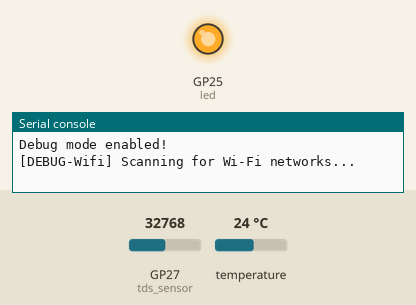
This program was run on a simulated Raspberry Pi Pico running MicroPython. On the bench: output pins drawn as LEDs (lit = HIGH), the last lines printed to the serial console. The inputs (shaded band) are chosen by the test bench; at power-on: GP27 (tds_sensor) = 32768, temperature 24 °C (analog values on the 0–65535 scale). WiFi joins after 1.5 s; no MQTT or app messages arrive unless stated; a WiFi scan finds one network, HomeNet; the clock reads 2024-03-15 10:24:30 at power-on unless the program sets it; library files of the repository ran but are not shown: mqtt.py, secrets.py.

Above: at 0.7 s.
At 3.33 s:
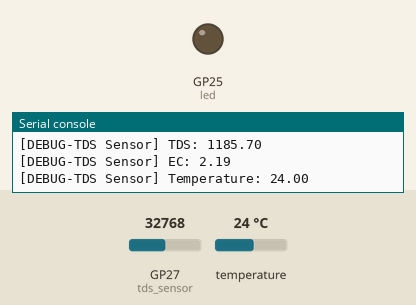
Timing chart, 0 to 42.2 s (numbered marks = the images above):
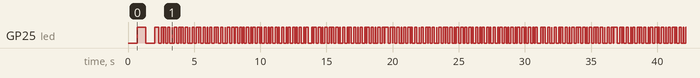

Measured:
- by itself, GP25 (led): moves between LOW and HIGH, repeating every 4.1 s
- by itself, everything shown: repeats every 17.0 s, in 92 steps

The program:

main1.py
```python
import time
import utime
import ujson
from machine import Pin, Timer, WDT
from wifi import connect_to_wifi
from mqtt import connect_to_mqtt
from secrets import DEBUG_MODE
from ds18b20 import measure_temperatures
from water_level_sensor import check_water_level_sensor

led = Pin("LED", Pin.OUT)
timer = Timer()
wdt = WDT(timeout=8388)  # Set the watchdog timeout to 5 seconds (5000 milliseconds)

# Function to print debug messages
def debug_print(message):
    if DEBUG_MODE:
        print('[DEBUG-Main]', message)

def blink(timer):
    led.toggle()

# Function to publish data to MQTT
def publish_data(topic, data):
    mqtt_client.publish(topic, ujson.dumps(data))

# Main program
if __name__ == "__main__":
    if DEBUG_MODE:
        print("Debug mode enabled!")

    wdt.feed()  # Reset the watchdog timer

    # Connect to Wi-Fi
    connect_to_wifi()
    wdt.feed()  # Reset the watchdog timer

    # Connect to MQTT
    mqtt_client = connect_to_mqtt()
    wdt.feed()  # Reset the watchdog timer

    # Main loop
    while True:
        wdt.feed()  # Reset the watchdog timer

        timer.init(freq=6.0, mode=Timer.PERIODIC, callback=blink)

        # Check water level sensor
        water_level_status = check_water_level_sensor()
        debug_print("Water Level Sensor Status: " + water_level_status)

        # Measure temperatures from DS18B20 sensors
        temperatures = measure_temperatures()

        # Measure TDS value
        from ds18b20 import temperature_2 # Update import statement
        from tds_sensor import measure_tds
        # Update the following line to use temperature_2 instead of water_temp
        tds_value, ec_value = measure_tds(temperature_sensor2=temperatures[1])

        # Create a dictionary with the measured data
        data = {
            "water_level": water_level_status,
            "temperature_1": temperatures[0],
            "temperature_2": temperature_2,  # Use temperature_2 from ds18b20.py
            "tds_value": tds_value,
            "ec_value": ec_value,
            "timestamp": time.time()
        }

        # Publish data to MQTT
        publish_data("sensor/data", data)

        # Delay for a certain period of time (e.g., 5 seconds)
        time.sleep(5)
        wdt.feed()
```

wifi.py
```python
import network
import secrets
from machine import Pin, Timer
from secrets import DEBUG_MODE

led = Pin("LED", Pin.OUT)
timer = Timer()

# Function to print debug messages
def debug_print(message):
    if DEBUG_MODE:
        print('[DEBUG-Wifi]', message)

def blink(timer):
    led.toggle()

def connect_to_wifi():
    wifi = network.WLAN(network.STA_IF)
    timer.init(freq=1.5, mode=Timer.PERIODIC, callback=blink)
    wifi.active(True)

    if wifi.isconnected():
        debug_print("Already connected to Wi-Fi")
        return

    debug_print("Scanning for Wi-Fi networks...")
    available_networks = wifi.scan()

    debug_print("Found {} Wi-Fi networks".format(len(available_networks)))

    for network_info in available_networks:
        ssid = network_info[0].decode()
        debug_print("Found network: {}".format(ssid))
        for network_name, network_credentials in secrets.WIFI_NETWORKS.items():
            if ssid.lower() == network_credentials["ssid"].lower():
                debug_print("Connecting to Wi-Fi network: {}".format(ssid))
                wifi.connect(network_credentials["ssid"], network_credentials["password"])
                while not wifi.isconnected():
                    pass
                debug_print("Wi-Fi connected!")
                debug_print("IP address: {}".format(wifi.ifconfig()[0]))
                return

    debug_print("No configured Wi-Fi network found")
```

ds18b20.py
```python
import machine
import onewire
import ds18x20
import secrets
from secrets import DEBUG_MODE
import time

# Function to print debug messages
def debug_print(message):
    if DEBUG_MODE:
        print('[DEBUG-DS18x20]', message)

# GPIO Pin connected to the DS18B20 sensors
ds_pin = machine.Pin(7)

# Create a OneWire bus
ds_bus = onewire.OneWire(ds_pin)

# Create a DS18X20 sensor object
ds_sensor = ds18x20.DS18X20(ds_bus)

# Define the sensor addresses
SENSOR_2_ADDRESS = bytearray([0x28, 0x41, 0x1B, 0x81, 0xE3, 0xE1, 0x3C, 0x89])
SENSOR_1_ADDRESS = bytearray([0x28, 0xB4, 0xDB, 0x81, 0xE3, 0xE1, 0x3C, 0x32])

# Function to read the temperatures from both sensors
def measure_temperatures():
    # Main code for temperature measurement
    while True:
        ds_sensor.convert_temp()
        time.sleep_ms(750)  # Wait for the temperature conversion to complete

        temperatures = []
        temperature_sensor1 = ds_sensor.read_temp(SENSOR_1_ADDRESS)
        temperatures.append(temperature_sensor1)
        debug_print("Water Tank Temp: {:.2f}°C".format(temperature_sensor1))

        temperature_sensor2 = ds_sensor.read_temp(SENSOR_2_ADDRESS)
        temperatures.append(temperature_sensor2)
        debug_print("Room Temp: {:.2f}°C".format(temperature_sensor2))

        # Assign temperature_2 for use in main.py
        global temperature_2
        temperature_2 = temperature_sensor2

        return temperatures, temperature_2
```

water_level_sensor.py
```python
import machine
from secrets import DEBUG_MODE

# Function to print debug messages
def debug_print(message):
    if DEBUG_MODE:
        print('[DEBUG-Water Level Sensor]', message)

# Function to check the water level sensor status
def check_water_level_sensor():
    # Configure pin 7 as an input
    sensor_pin = machine.Pin(4, machine.Pin.IN)

    # Check the water level sensor status
    if sensor_pin.value():
        debug_print('Water level sensor is Wet.')
        status = 'Wet'
    else:
        debug_print('Water level sensor is Dry.')
        status = 'Dry'

    return status
```

tds_sensor.py
```python
from machine import ADC
import secrets
from secrets import DEBUG_MODE

tds_sensor = ADC(27)  # TDS Sensor
aref = 3.3

ec = -0.11
tds = 0
ecCalibration = 1

# Modify these calibration and conversion factors according to your sensors
tds_calibration_factor = 1.75
ec_conversion_factor = 1.3

# Function to print debug messages
def debug_print(message):
    if DEBUG_MODE:
        print('[DEBUG-TDS Sensor]', message)

def convert_voltage_to_tds(voltage, temperature):
    temperature_coefficient = 1.0 + 0.02 * (temperature - 25.0)
    ec = (voltage / temperature_coefficient) * ecCalibration
    tds = (133.42 * ec**3 - 255.86 * ec**2 + 857.39 * ec) * 0.5 * tds_calibration_factor
    return tds

def convert_voltage_to_ec(voltage, temperature):
    temperature_coefficient = 1.0 + 0.02 * (temperature - 25.0)
    ec = (voltage / temperature_coefficient) * ecCalibration * ec_conversion_factor
    return ec

# Update the function signature to accept temperature_sensor2 as a parameter
def measure_tds(temperature_sensor2):
    raw_ec = tds_sensor.read_u16() * aref / 65535.0  # Read the analog value
    tds = convert_voltage_to_tds(raw_ec, temperature_sensor2)
    ec = convert_voltage_to_ec(raw_ec, temperature_sensor2)
    debug_print("TDS: {:.2f}".format(tds))
    debug_print("EC: {:.2f}".format(ec))
    debug_print("Temperature: {:.2f}".format(temperature_sensor2))

    return tds, ec
```
